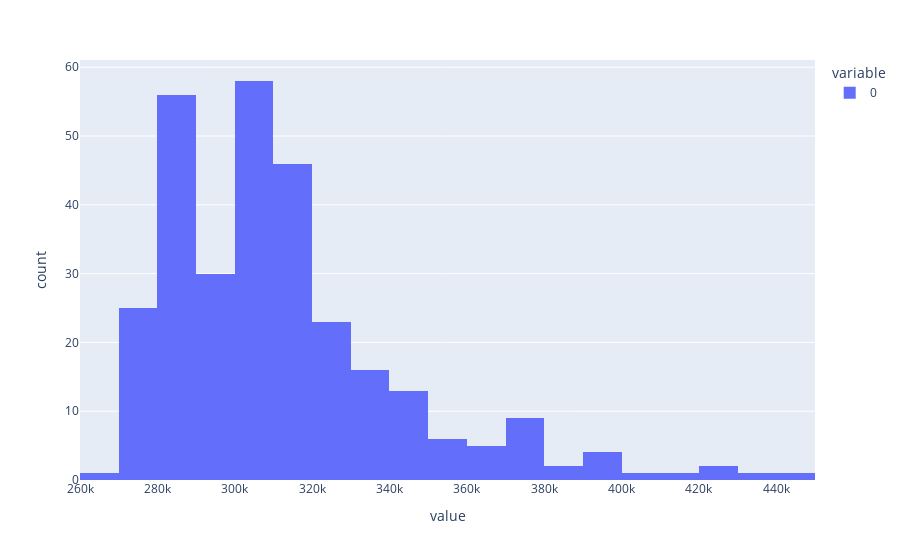

The cell this chart's notebook holds for it:
### Code cell
px.histogram([sum(payoffs[choice]) for choice in choices])

### Figure 1 — Plotly figure (JSON) as saved in the notebook; plotly's stock layout.template omitted (floating-point values rounded to 4 significant figures; data arrays with more than 128 entries replaced by an {"elided": "..."} marker saying what was removed)
{"data": [{"alignmentgroup": "True", "bingroup": "x", "hovertemplate": "variable=0<br>value=%{x}<br>count=%{y}<extra></extra>", "legendgroup": "0", "marker": {"color": "#636efa", "pattern": {"shape": ""}}, "name": "0", "offsetgroup": "0", "orientation": "v", "showlegend": true, "type": "histogram", "x": {"elided": "300 float values"}, "xaxis": "x", "yaxis": "y"}], "layout": {"barmode": "relative", "legend": {"title": {"text": "variable"}, "tracegroupgap": 0}, "margin": {"t": 60}, "xaxis": {"anchor": "y", "domain": [0, 1], "title": {"text": "value"}}, "yaxis": {"anchor": "x", "domain": [0, 1], "title": {"text": "count"}}}}
